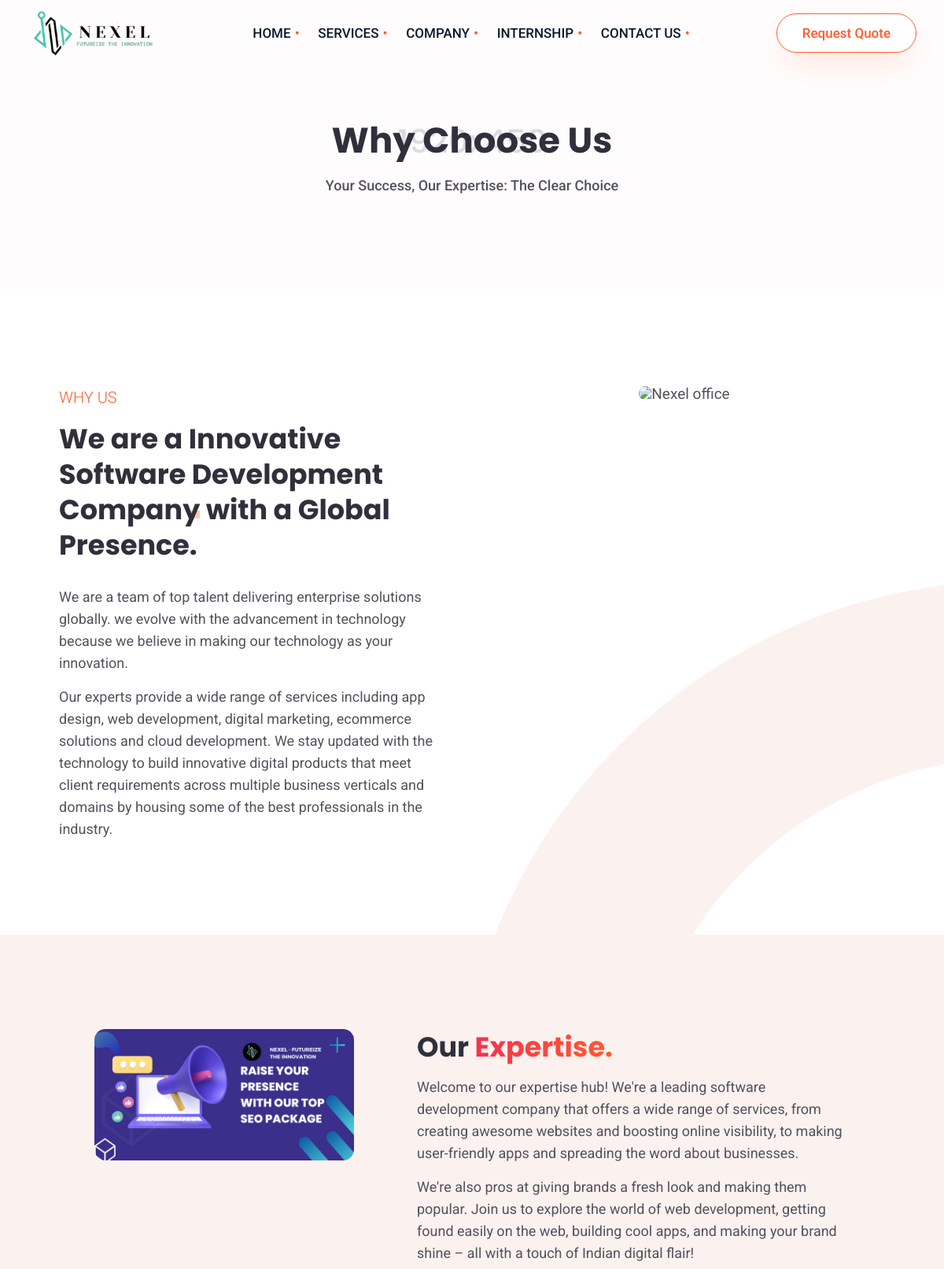
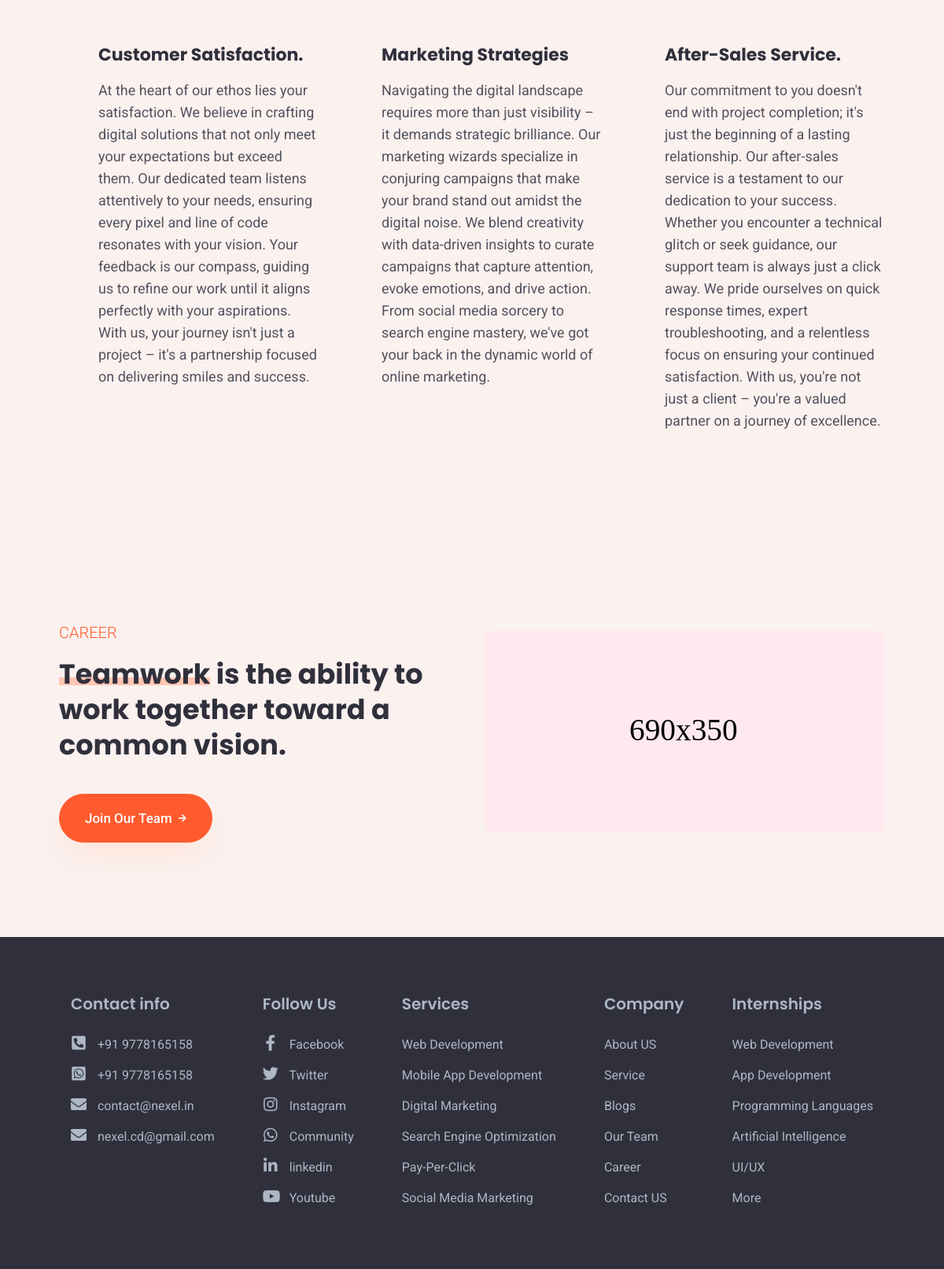
The page /why_choose_us (upper part) on the database its author committed (2 pictures, top to bottom).
### services/models.py (models this page shows)
class serviceAds(models.Model):
    image = models.ImageField(("Ads Image size (690*350)"), upload_to='service/ads')

### career/models.py (models this page shows, shortened)
class internships(models.Model):
    name = models.CharField(("Name"), max_length=250)
    nop = models.IntegerField(("No Of Positions"))
    location = models.CharField(("Location"), max_length=250)
    tech = models.CharField(("Technologies"), max_length=250)
    dis = models.CharField(("One Line Description"), max_length=350)
    img = models.ImageField(("Banner Image"), upload_to='career/internship')
    slug = models.SlugField(unique=True, blank=True)

### homepages/views.py (the view)
# urls.py: path('why_choose_us',why_choose_us,name="why_choose_us"),
def why_choose_us(request):
    return render(request,'why_choose_us.html')

### nexel/context_processors.py (called while the page is built)
def navbar_data(request):
    internship =internships.objects.all()[:5]
    return {
        'internship':internship
    }

def serviceads(request):
    ads = serviceAds.objects.order_by('?').first()
    return {
        "ads":ads
    }

### templates/why_choose_us.html
{% extends 'main_light/base.html' %}
{% load static %}
{% block body %}
<section class="header-title head-opacity" data-background="images/banner/office.jpg">
    <div class="container">
        <div class="row justify-content-center">
            <div class="col-lg-7 text-center">
                <h1 class="mb15">Why Choose Us</h1>
                <p class="h-light">Your Success, Our Expertise: The Clear Choice</p>
            </div>
        </div>
    </div>
</section>
<section class="page-heading-sec about-pag-head sec-pad">
    <div class="container">
        <div class="row">
            <div class="col-lg-6">
                <div class="page-heading mr25">
                    <span class="sub-heading mb15" data-aos="fade-up" data-aos-delay="200">Why Us</span>
                    <h2 data-aos="fade-up" data-aos-delay="400"> We are a <span class="ree-text rt45">Innovative Software Development Company</span> with a Global Presence.</h2>
                    <p class="mt30" data-aos="fade-up" data-aos-delay="600">We are a team of top talent delivering enterprise solutions globally. we evolve with the advancement in technology because we believe in making our technology as your innovation.</p>
                    <p class="mt15" data-aos="fade-up" data-aos-delay="800">Our experts provide a wide range of services including app design, web development, digital marketing, ecommerce solutions and cloud development. We stay updated with the technology to build innovative digital products that meet client requirements across multiple business verticals and domains by housing some of the best professionals in the industry.</p>
                </div>
            </div>
            <div class="col-lg-6">
                <div class="sol-img m-mt30">
                    <img src="{% static 'images/nexel_images/banner/nexel_about.png' %}" alt="Nexel office" class="img-fluid" data-aos="fade-in" data-aos-delay="400">
                </div>
            </div>
        </div>
    </div>
</section>
<section class="r-bg-a sec-pad">
    <div class="container">
      <div class="row justify-content-center">
        <div class="col-lg-4">
          <div class="sol-img m-mt30">
            <img src="{{ads.image.url}}" alt="Nexel office" class="img-fluid">
          </div>
        </div>
        <div class="col-lg-7">
          <div class="pera-block ml50">
            <h2> Our <span class="ree-tt">Expertise. </span></h2>
            <p>Welcome to our expertise hub! We're a leading software development company that offers a wide range of services, from creating awesome websites and boosting online visibility, to making user-friendly apps and spreading the word about businesses.</p>
            <p>We're also pros at giving brands a fresh look and making them popular. Join us to explore the world of web development, getting found easily on the web, building cool apps, and making your brand shine – all with a touch of Indian digital flair!</p>
          </div>
        </div>
      </div>
      <div class="row mt30">
        <div class="col-lg-4 mt30">
          <div class="pera-block ml50">
            <h4>Customer Satisfaction.</h4>
            <p>At the heart of our ethos lies your satisfaction. We believe in crafting digital solutions that not only meet your expectations but exceed them. Our dedicated team listens attentively to your needs, ensuring every pixel and line of code resonates with your vision. Your feedback is our compass, guiding us to refine our work until it aligns perfectly with your aspirations. With us, your journey isn't just a project – it's a partnership focused on delivering smiles and success.</p>
          </div>
        </div>
        <div class="col-lg-4 mt30">
          <div class="pera-block ml50">
            <h4> Marketing Strategies</h4>
            <p>Navigating the digital landscape requires more than just visibility – it demands strategic brilliance. Our marketing wizards specialize in conjuring campaigns that make your brand stand out amidst the digital noise. We blend creativity with data-driven insights to curate campaigns that capture attention, evoke emotions, and drive action. From social media sorcery to search engine mastery, we've got your back in the dynamic world of online marketing.</p>
          </div>
        </div>
        <div class="col-lg-4 mt30">
          <div class="pera-block ml50">
            <h4>After-Sales Service.</h4>
            <p>Our commitment to you doesn't end with project completion; it's just the beginning of a lasting relationship. Our after-sales service is a testament to our dedication to your success. Whether you encounter a technical glitch or seek guidance, our support team is always just a click away. We pride ourselves on quick response times, expert troubleshooting, and a relentless focus on ensuring your continued satisfaction. With us, you're not just a client – you're a valued partner on a journey of excellence.</p>
          </div>
        </div>
      </div>
    </div>
  </section>
<section class="r-bg-a  sec-pad">
    <div class="container">
        <div class="ree">
            <div class="row">
                <div class="col-lg-6 vcenter">
                    <div class="cta-heading">
                        <span class="sub-heading mb15">Career</span>
                        <h2><span class="ree-text rt40">Teamwork</span> is the ability to work together toward a common vision.</h2>
                        <a href="{% url 'contactus' %}" class="ree-btn  ree-btn-grdt1 mt40 mw-80">Join Our Team <i	class="fas fa-arrow-right fa-btn"></i></a>
                    </div>
                </div>
                <div class="col-lg-6 vcenter">
                    <div class="ct-sol-img">
                        <img src="{% static 'images/nexel_images/icons/team-support.svg' %}" alt="team" class="img-fluid">
                    </div>
                </div>
            </div>
        </div>
    </div>
</section>
{% endblock %}

### templates/main_light/footer_light.html (shortened to what this page needs)
	{% load static %}
	<footer class="footer-a">
		<div class="footer-fist-row pt40">
			<div class="container">
				<div class="footer-rowset">
					<div class="col footer-head">
						<h5>Contact info</h5>
						<ul class="footer-links-list social-linkz">
							<li><a href="tel:+919778165158"><span><i class="fas fa-phone-square-alt"></i></span> +91 9778165158 </a></li>
							<li><a href="tel:+919778165158"><span><i class="fab fa-whatsapp-square"></i></span> +91 9778165158</a></li>
							<li><a href="mailto:contact@nexel.in"><span><i class="fas fa-envelope"></i></span> contact@nexel.in</a></li>
							<li><a href="mailto:nexel.cd@gmail.com"><span><i class="fas fa-envelope"></i></span> nexel.cd@gmail.com</a></li>
						</ul>
					</div>
					<div class="col footer-head">
						<h5>Follow Us</h5>
						<ul class="footer-links-list social-linkz">
							<li><a href="javascript:void(0)"><span><i class="fab fa-facebook-f"></i></span> Facebook</a>	</li>
							<li><a href="javascript:void(0)"><span><i class="fab fa-twitter"></i></span> Twitter </a>	</li>
							<li><a href="https://instagram.com/nexel.in"><span><i class="fab fa-instagram"></i></span> Instagram</a> </li>
							<li><a href="https://chat.whatsapp.com/Il3D2w5CiyVJzaLJhvici6"><span><i class="fab fa-whatsapp"></i></span> Community</a></li>
							<li><a href="https://www.linkedin.com/company/nexel-futureize-the-innovation/"><span><i class="fab fa-linkedin-in"></i></span> linkedin</a></li>
							<li><a href="https://youtube.com/@nexelin"><span><i class="fab fa-youtube"></i></span> Youtube</a> </li>
						</ul>
					</div>
					<div class="col footer-head">
						<h5>Services</h5>
						<ul class="footer-links-list">
							<li><a href="{% url 'web_development' %}">Web Development</a></li>
							<li><a href="{% url 'app_development' %}">Mobile App Development</a></li>
							<li><a href="{% url 'marketing' %}">Digital Marketing</a></li>
							<li><a href="javascript:void(0)">Search Engine Optimization</a></li>
							<li><a href="javascript:void(0)">Pay-Per-Click</a></li>
							<li><a href="javascript:void(0)">Social Media Marketing</a></li>
						 </ul>
					</div>
					<div class="col footer-head">
						<h5>Company</h5>
						<ul class="footer-links-list">
							<li><a href="{% url 'aboutus' %}">About US</a></li>
							<li><a href="{% url 'service_page' %}">Service</a></li>
							<li><a href="{% url 'allblogs' %}">Blogs</a></li>
							<li><a href="{% url 'team' %}">Our Team</a></li>
							<li><a href="{% url 'career' %}">Career</a></li>
							<li><a href="{% url 'contactus' %}">Contact US</a></li>
						</ul>
					</div>
					<div class="col footer-head">
						<h5>Internships</h5>
						<ul class="footer-links-list">
							{% for internship in internship %}
							<li><a  href="{% url 'internships_details' internship.slug %}">{{internship.name}}</a></li>
							{% endfor %}
							<li><a  href="{% url 'allinternships' %}">More</a></li>
						</ul>
					</div>
				</div>
			</div>
		</div>
	</footer>

### static/css/style.css (style rules this page uses)
* { -webkit-font-smoothing: antialiased; -moz-os-font-smoothing: grayscale; box-sizing: border-box; padding: 0; margin: 0; outline:none; vertical-align:baseline; }
body { font-family: 'Roboto', sans-serif; color: #52525d; font-weight: 400; font-style: normal; line-height:1; font-size: 19px; outline:none; overflow-x: hidden; }
article, aside, details, figcaption, figure, footer, header, nav, section, summary { display: block; }
h1, h2, h3, h4, h5, h6 { font-family: 'Poppins', sans-serif; color: #30303c; }
h1, h2, h3, h4, h5, h6, p, ul { padding: 0; margin: 0; }
ul { list-style:none; }
.vcenter { align-items: center; align-self: center; }
h1 { font-size: 45px; line-height: 57px; font-weight: 700; }
h2 { font-size: 40px; line-height: 52px; font-weight: 700; }
h4 { font-size: 22px; line-height: 32px; font-weight: 700; }
h5 { font-size: 20px; line-height: 30px; font-weight: 600; }
p { font-size: 18px; line-height: 28px; }
.h-light { font-weight: 500 }
html .mt15 { margin-top: 15px; }
html .mt30 { margin-top: 30px; }
html .mt40 { margin-top: 40px; }
html .mb15 { margin-bottom: 15px; }
html .ml50 { margin-left: 50px; }
html .mr25 { margin-right: 25px; }
html .pt40 { padding-top: 40px; }
.sec-pad { padding-top: 120px; padding-bottom: 120px; }
body .r-bg-a { background: #fbf1ef; }
.ree-text, .rt40 ,.rt60 { position: relative; z-index: 5; }
.ree-text:after { content: ""; position: absolute; background: #ffc5b2; right: 0; left: 0; height: 10px; z-index: -5; }
.rt40:after { bottom: 10px; }
.rt45:after { bottom: 13px; }
.ct-sol-img, .sol-img, .sol-image { border-radius: 14px; overflow: hidden; width: fit-content; margin: 0 auto; }
.ree-btn { font-weight: 500; font-size: 17px; color: #fff; border-radius: 100px; padding: 0 32px; display: inline-block; line-height: 60px; white-space: nowrap; }
.ree-btn-grdt1 { border: 1px solid #ff5b2e; background: #ff5b2e; -webkit-box-shadow: 0 19px 40px -10px #ffe0d2; box-shadow:0 19px 40px -10px #ffe0d2; }
.fa-btn { font-size: 11px; margin-left: 4px; display: inline-block; position: relative; top: -2px; }
.sub-heading { font-weight: 300; font-size: 20px; line-height: 30px; display: block; color: #ff5b2e; text-transform: uppercase; }
.footer-a { background: #30303c; }
.footer-links-list li { display: flex; padding: 0 0 5px 0; }
.footer-links-list li a { font-size: 16px; line-height: 34px; color: #adb7c5; }
.footer-head h5 { padding: 30px 0 20px 0; color: #adb7c5; }
.footer-rowset { display: grid; justify-content: space-between; grid-template-columns: auto auto auto auto auto; }
.social-linkz a span i { font-size: 20px; }
.social-linkz a span { width: 20px; display: inline-block; text-align: center; margin-right: 10px; }
.about-pag-head { position: relative; overflow: hidden; }
.about-pag-head:after { content: ""; position: absolute; right: -50rem; bottom: -60.625rem; width: 88.75rem; height: 88.75rem; border: 14.0625rem solid #fbf1ef; border-radius: 50%; z-index: -1; }
.pera-block p + p { margin: 15px 0 0 0; }
.pera-block h1, .pera-block h2, .pera-block h3, .pera-block h4, .pera-block h5, .pera-block h6 { margin-bottom: 15px; }
.head-opacity { padding: 150px 0px 120px 0px; position: relative; overflow: hidden; background-size: cover; background-position: center center; background-repeat: no-repeat; }
.head-opacity:before { content: ''; position: absolute; top: 0; height: 100%; width: 100%; opacity: .85; right: 0; left: 0; z-index: 0; background: #ffffff; }
.ree-tt { background: #ff5b2e; background: -moz-linear-gradient(right,#ff5b2e,#f5324f); background: -webkit-linear-gradient(right,#ff5b2e,#f5324f); background: linear-gradient(right,#ff5b2e,#f5324f); -webkit-background-clip: text; -webkit-text-fill-color: transparent; }

### static/css/responsive.css (style rules this page uses)
@media screen and (max-width:1299px) and (min-width:1100px) { .container, .container-lg, .container-md, .container-sm { max-width: 1080px; } }
@media screen and (max-width:1299px) and (min-width:1100px) { h2 { font-size: 35px; line-height: 45px; } }

### rows shown on the page
serviceAds: image (picture)
internships: name "Web Development"
internships: name "App Development"
internships: name "Programming Languages"
internships: name "Artificial Intelligence"
internships: name "UI/UX"
